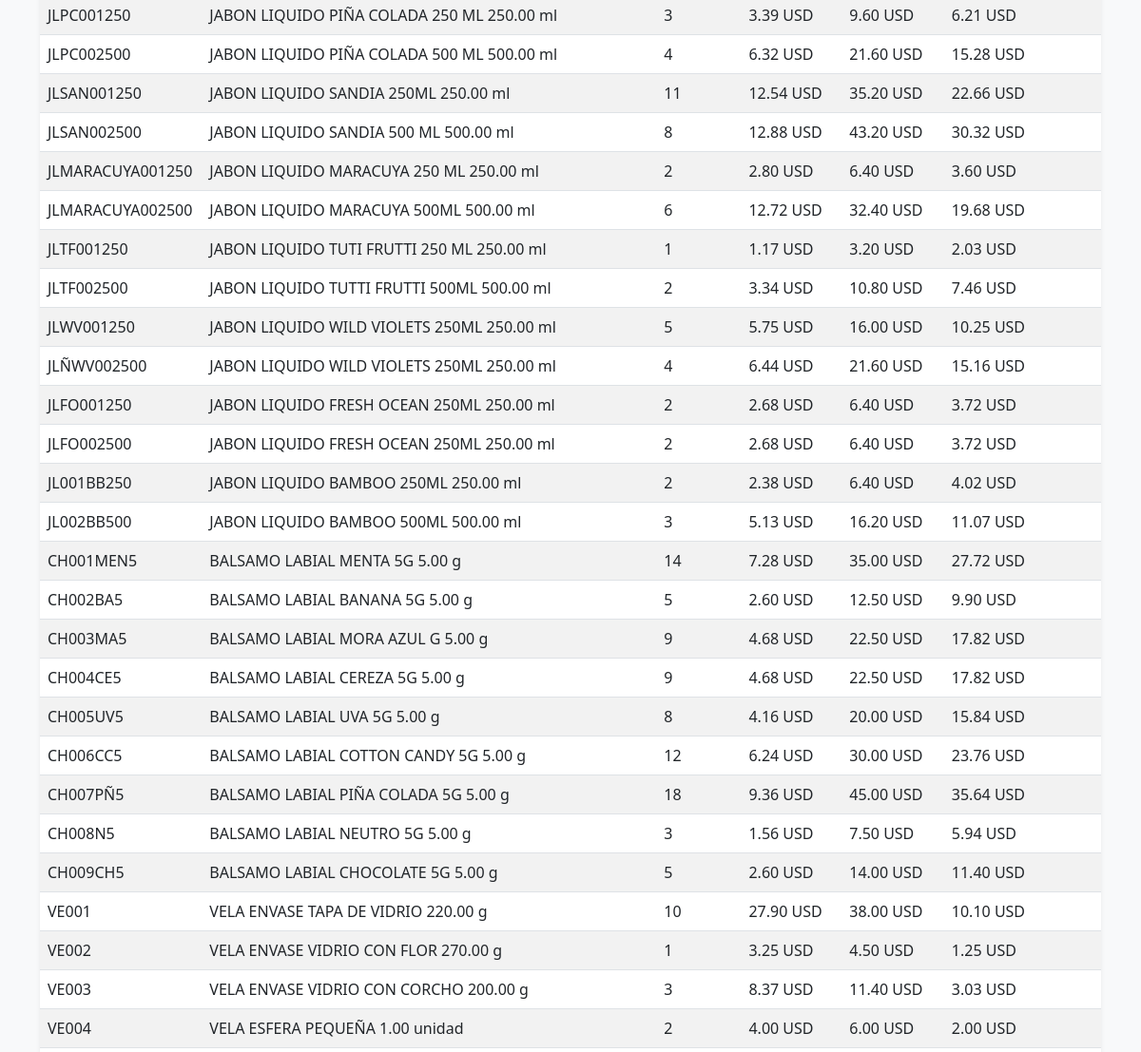
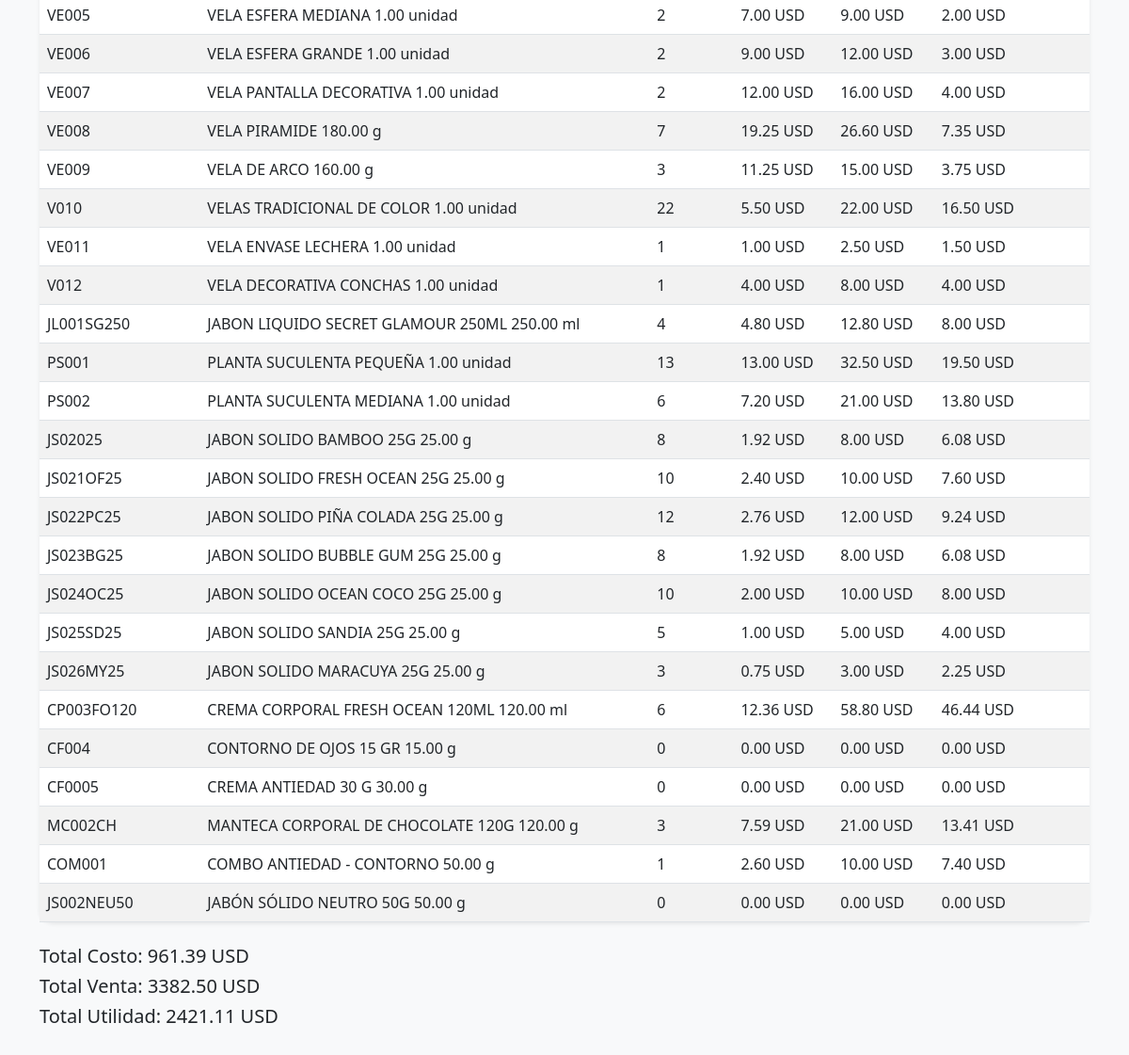
/inventario/reporte/inventario/ (lower part), run on an earlier commit of the app's database (2 pictures, top to bottom).
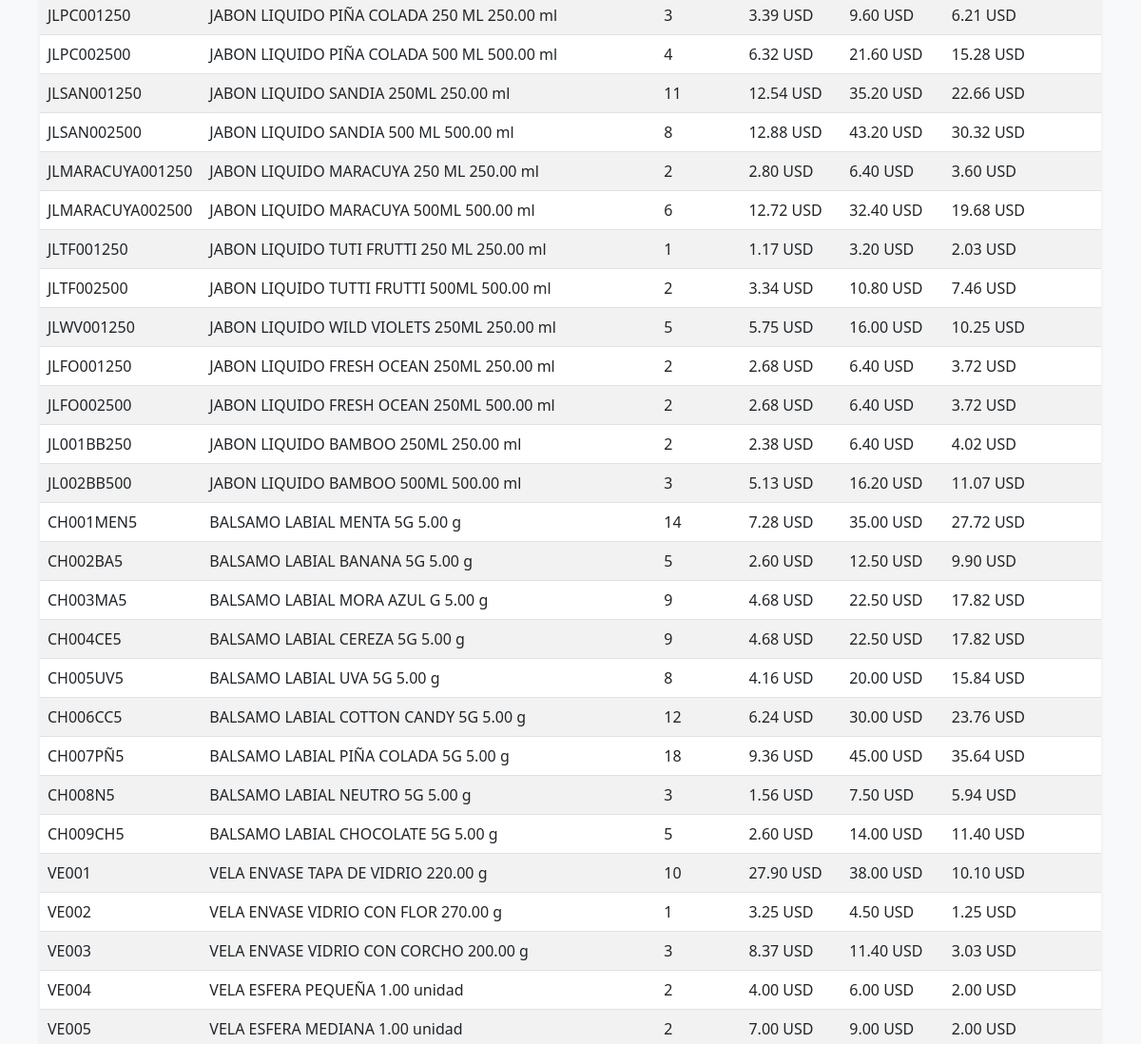
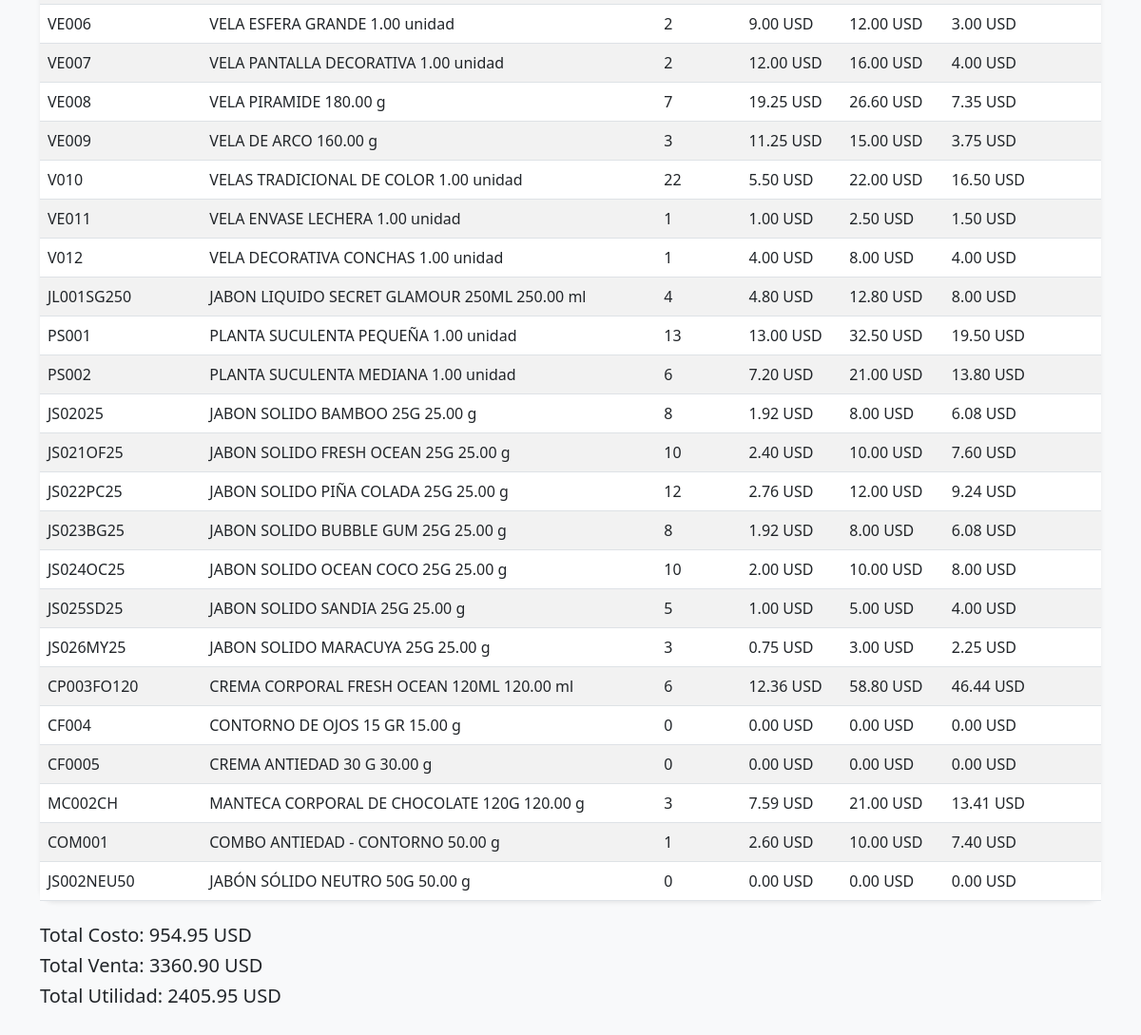
And on a later commit of the database (2 pictures, top to bottom).
### inventory/models.py (models this page shows, shortened)
class Producto(models.Model):
    UNIDADES = [
        ('g', 'Gramos'),
        ('ml', 'Mililitros'),
        ('unidad', 'Unidades'),
    ]
    CATEGORIAS = [
        ('Jabón Líquido', 'Jabón Líquido'),
        ('Jabón Sólido', 'Jabón Sólido'),
        ('Exfoliante', 'Exfoliante'),
        ('Body Lotion', 'Body Lotion'),
        ('Chapstick', 'Chapstick'),
        ('Crema Facial', 'Crema Facial'),
        ('Manteca Corporal', 'Manteca Corporal'),
        ('Toallas', 'Toallas'),
        ('Especiarías', 'Especiarías'),
        ('Suculentas', 'Suculentas'),
        ('Velas', 'Velas'),
        ('Hinode-Otros', 'Hinode-Otros'),
    ]
    codigo = models.CharField(max_length=20, unique=True)
    categoria = models.CharField(max_length=50, choices=CATEGORIAS)
    nombre = models.CharField(max_length=100)
    presentacion = models.DecimalField(max_digits=10, decimal_places=2)
    unidad = models.CharField(max_length=10, choices=UNIDADES)
    cantidad = models.PositiveIntegerField()
    costo_unitario = models.DecimalField(max_digits=10, decimal_places=2)
    total_costo = models.DecimalField(max_digits=10, decimal_places=2, editable=False)
    precio_unitario = models.DecimalField(max_digits=10, decimal_places=2)
    total_precio = models.DecimalField(max_digits=10, decimal_places=2, editable=False)
    utilidad_operativa = models.DecimalField(max_digits=10, decimal_places=2, editable=False)
    utilidad_unitaria = models.DecimalField(max_digits=10, decimal_places=2, editable=False)
    rentabilidad = models.DecimalField(max_digits=5, decimal_places=2, editable=False)

### inventory/views.py (the view)
# urls.py: path('reporte/inventario/', views.reporte_inventario, name='reporte_inventario'),
def reporte_inventario(request):
    productos = Producto.objects.all()
    total_costo = sum(producto.total_costo for producto in productos)
    total_venta = sum(producto.total_precio for producto in productos)
    total_utilidad = sum(producto.utilidad_operativa for producto in productos)
    context = {
        'productos': productos,
        'total_costo': total_costo,
        'total_venta': total_venta,
        'total_utilidad': total_utilidad,
    }
    return render(request, 'inventory/reporte_inventario.html', context)

### inventory/templates/inventory/reporte_inventario.html (shortened to what this page needs)
{% extends 'inventory/base.html' %}
{% block content %}
<table class="table table-striped shadow-sm rounded-border">
    <tbody>
        {% for producto in productos %}
        <tr>
            <td>{{ producto.codigo }}</td>
            <td>{{ producto.nombre }} {{producto.presentacion}} {{producto.unidad}}</td>
            <td>{{ producto.cantidad }}</td>
            <td>{{ producto.total_costo }} USD</td>
            <td>{{ producto.total_precio }} USD</td>
            <td>{{ producto.utilidad_operativa }} USD</td>
        </tr>
        {% empty %}
        <tr>
            <td colspan="6" class="text-center">No hay productos en el inventario.</td>
        </tr>
        {% endfor %}
    </tbody>
</table>
<div class="mt-4">
    <h5>Total Costo: {{ total_costo }} USD</h5>
    <h5>Total Venta: {{ total_venta }} USD</h5>
    <h5>Total Utilidad: {{ total_utilidad }} USD</h5>
</div>
{% endblock %}

What changed in the data, as far as the page shows it:
removed Producto: codigo "JLÑWV002500", nombre "JABON LIQUIDO WILD VIOLETS 250ML", presentacion "250.00", unidad "ml", cantidad "4", total_costo "6.44", total_precio "21.60", utilidad_operativa "15.16"
changed Producto "JLFO002500": presentacion "250.00" → "500.00"
Also different on the page:
{{ total_costo }}: "961.39" → "954.95"
{{ total_venta }}: "3382.50" → "3360.90"
{{ total_utilidad }}: "2421.11" → "2405.95"
